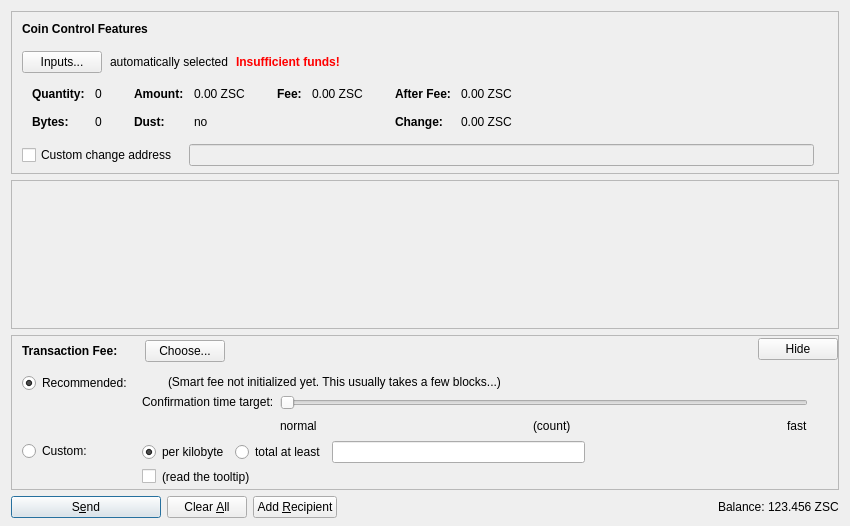
<?xml version="1.0" encoding="UTF-8"?>
<ui version="4.0">
 <class>SendCoinsDialog</class>
 <widget class="QDialog" name="SendCoinsDialog">
  <property name="geometry">
   <rect>
    <x>0</x>
    <y>0</y>
    <width>850</width>
    <height>526</height>
   </rect>
  </property>
  <property name="windowTitle">
   <string>Send Coins</string>
  </property>
  <layout class="QVBoxLayout" name="verticalLayout" stretch="0,1,0,0">
   <property name="bottomMargin">
    <number>8</number>
   </property>
   <item>
    <widget class="QFrame" name="frameCoinControl">
     <property name="sizePolicy">
      <sizepolicy hsizetype="Expanding" vsizetype="Expanding">
       <horstretch>0</horstretch>
       <verstretch>0</verstretch>
      </sizepolicy>
     </property>
     <property name="maximumSize">
      <size>
       <width>16777215</width>
       <height>16777215</height>
      </size>
     </property>
     <property name="frameShape">
      <enum>QFrame::StyledPanel</enum>
     </property>
     <property name="frameShadow">
      <enum>QFrame::Sunken</enum>
     </property>
     <layout class="QVBoxLayout" name="verticalLayoutCoinControl2">
      <property name="spacing">
       <number>0</number>
      </property>
      <property name="leftMargin">
       <number>0</number>
      </property>
      <property name="topMargin">
       <number>0</number>
      </property>
      <property name="rightMargin">
       <number>0</number>
      </property>
      <property name="bottomMargin">
       <number>6</number>
      </property>
      <item>
       <layout class="QVBoxLayout" name="verticalLayoutCoinControl" stretch="0,0,0,0,1">
        <property name="spacing">
         <number>0</number>
        </property>
        <property name="leftMargin">
         <number>10</number>
        </property>
        <property name="topMargin">
         <number>10</number>
        </property>
        <item>
         <layout class="QHBoxLayout" name="horizontalLayoutCoinControl1">
          <property name="bottomMargin">
           <number>15</number>
          </property>
          <item>
           <widget class="QLabel" name="labelCoinControlFeatures">
            <property name="sizePolicy">
             <sizepolicy hsizetype="Preferred" vsizetype="Maximum">
              <horstretch>0</horstretch>
              <verstretch>0</verstretch>
             </sizepolicy>
            </property>
            <property name="font">
             <font>
              <weight>75</weight>
              <bold>true</bold>
             </font>
            </property>
            <property name="styleSheet">
             <string notr="true">font-weight:bold;</string>
            </property>
            <property name="text">
             <string>Coin Control Features</string>
            </property>
           </widget>
          </item>
         </layout>
        </item>
        <item>
         <layout class="QHBoxLayout" name="horizontalLayoutCoinControl2" stretch="0,0,0,0">
          <property name="spacing">
           <number>8</number>
          </property>
          <property name="bottomMargin">
           <number>10</number>
          </property>
          <item>
           <widget class="QPushButton" name="pushButtonCoinControl">
            <property name="styleSheet">
             <string notr="true"/>
            </property>
            <property name="text">
             <string>Inputs...</string>
            </property>
            <property name="autoDefault">
             <bool>false</bool>
            </property>
           </widget>
          </item>
          <item>
           <widget class="QLabel" name="labelCoinControlAutomaticallySelected">
            <property name="text">
             <string>automatically selected</string>
            </property>
            <property name="margin">
             <number>5</number>
            </property>
           </widget>
          </item>
          <item>
           <widget class="QLabel" name="labelCoinControlInsuffFunds">
            <property name="font">
             <font>
              <weight>75</weight>
              <bold>true</bold>
             </font>
            </property>
            <property name="styleSheet">
             <string notr="true">color:red;font-weight:bold;</string>
            </property>
            <property name="text">
             <string>Insufficient funds!</string>
            </property>
            <property name="margin">
             <number>5</number>
            </property>
           </widget>
          </item>
          <item>
           <spacer name="horizontalSpacerCoinControl">
            <property name="orientation">
             <enum>Qt::Horizontal</enum>
            </property>
            <property name="sizeHint" stdset="0">
             <size>
              <width>40</width>
              <height>1</height>
             </size>
            </property>
           </spacer>
          </item>
         </layout>
        </item>
        <item>
         <widget class="QWidget" name="widgetCoinControl" native="true">
          <property name="sizePolicy">
           <sizepolicy hsizetype="Preferred" vsizetype="Preferred">
            <horstretch>0</horstretch>
            <verstretch>0</verstretch>
           </sizepolicy>
          </property>
          <property name="minimumSize">
           <size>
            <width>0</width>
            <height>0</height>
           </size>
          </property>
          <property name="styleSheet">
           <string notr="true"/>
          </property>
          <layout class="QHBoxLayout" name="horizontalLayoutCoinControl5">
           <property name="leftMargin">
            <number>0</number>
           </property>
           <property name="topMargin">
            <number>0</number>
           </property>
           <property name="rightMargin">
            <number>0</number>
           </property>
           <property name="bottomMargin">
            <number>0</number>
           </property>
           <item>
            <layout class="QHBoxLayout" name="horizontalLayoutCoinControl3" stretch="0,0,0,1">
             <property name="spacing">
              <number>20</number>
             </property>
             <property name="topMargin">
              <number>0</number>
             </property>
             <property name="bottomMargin">
              <number>10</number>
             </property>
             <item>
              <layout class="QFormLayout" name="formLayoutCoinControl1">
               <property name="horizontalSpacing">
                <number>10</number>
               </property>
               <property name="verticalSpacing">
                <number>14</number>
               </property>
               <property name="leftMargin">
                <number>10</number>
               </property>
               <property name="topMargin">
                <number>4</number>
               </property>
               <property name="rightMargin">
                <number>6</number>
               </property>
               <item row="0" column="0">
                <widget class="QLabel" name="labelCoinControlQuantityText">
                 <property name="font">
                  <font>
                   <weight>75</weight>
                   <bold>true</bold>
                  </font>
                 </property>
                 <property name="text">
                  <string>Quantity:</string>
                 </property>
                 <property name="margin">
                  <number>0</number>
                 </property>
                </widget>
               </item>
               <item row="0" column="1">
                <widget class="QLabel" name="labelCoinControlQuantity">
                 <property name="cursor">
                  <cursorShape>IBeamCursor</cursorShape>
                 </property>
                 <property name="contextMenuPolicy">
                  <enum>Qt::ActionsContextMenu</enum>
                 </property>
                 <property name="text">
                  <string notr="true">0</string>
                 </property>
                 <property name="margin">
                  <number>0</number>
                 </property>
                 <property name="textInteractionFlags">
                  <set>Qt::LinksAccessibleByMouse|Qt::TextSelectableByKeyboard|Qt::TextSelectableByMouse</set>
                 </property>
                </widget>
               </item>
               <item row="1" column="0">
                <widget class="QLabel" name="labelCoinControlBytesText">
                 <property name="font">
                  <font>
                   <weight>75</weight>
                   <bold>true</bold>
                  </font>
                 </property>
                 <property name="text">
                  <string>Bytes:</string>
                 </property>
                </widget>
               </item>
               <item row="1" column="1">
                <widget class="QLabel" name="labelCoinControlBytes">
                 <property name="cursor">
                  <cursorShape>IBeamCursor</cursorShape>
                 </property>
                 <property name="contextMenuPolicy">
                  <enum>Qt::ActionsContextMenu</enum>
                 </property>
                 <property name="text">
                  <string notr="true">0</string>
                 </property>
                 <property name="textInteractionFlags">
                  <set>Qt::LinksAccessibleByMouse|Qt::TextSelectableByKeyboard|Qt::TextSelectableByMouse</set>
                 </property>
                </widget>
               </item>
              </layout>
             </item>
             <item>
              <layout class="QFormLayout" name="formLayoutCoinControl2">
               <property name="horizontalSpacing">
                <number>10</number>
               </property>
               <property name="verticalSpacing">
                <number>14</number>
               </property>
               <property name="leftMargin">
                <number>6</number>
               </property>
               <property name="topMargin">
                <number>4</number>
               </property>
               <property name="rightMargin">
                <number>6</number>
               </property>
               <item row="0" column="0">
                <widget class="QLabel" name="labelCoinControlAmountText">
                 <property name="font">
                  <font>
                   <weight>75</weight>
                   <bold>true</bold>
                  </font>
                 </property>
                 <property name="text">
                  <string>Amount:</string>
                 </property>
                 <property name="margin">
                  <number>0</number>
                 </property>
                </widget>
               </item>
               <item row="0" column="1">
                <widget class="QLabel" name="labelCoinControlAmount">
                 <property name="cursor">
                  <cursorShape>IBeamCursor</cursorShape>
                 </property>
                 <property name="contextMenuPolicy">
                  <enum>Qt::ActionsContextMenu</enum>
                 </property>
                 <property name="text">
                  <string notr="true">0.00 ZSC</string>
                 </property>
                 <property name="textInteractionFlags">
                  <set>Qt::LinksAccessibleByMouse|Qt::TextSelectableByKeyboard|Qt::TextSelectableByMouse</set>
                 </property>
                </widget>
               </item>
               <item row="1" column="0">
                <widget class="QLabel" name="labelCoinControlLowOutputText">
                 <property name="font">
                  <font>
                   <weight>75</weight>
                   <bold>true</bold>
                  </font>
                 </property>
                 <property name="text">
                  <string>Dust:</string>
                 </property>
                </widget>
               </item>
               <item row="1" column="1">
                <widget class="QLabel" name="labelCoinControlLowOutput">
                 <property name="cursor">
                  <cursorShape>IBeamCursor</cursorShape>
                 </property>
                 <property name="contextMenuPolicy">
                  <enum>Qt::ActionsContextMenu</enum>
                 </property>
                 <property name="text">
                  <string notr="true">no</string>
                 </property>
                 <property name="textInteractionFlags">
                  <set>Qt::LinksAccessibleByMouse|Qt::TextSelectableByKeyboard|Qt::TextSelectableByMouse</set>
                 </property>
                </widget>
               </item>
              </layout>
             </item>
             <item>
              <layout class="QFormLayout" name="formLayoutCoinControl3">
               <property name="horizontalSpacing">
                <number>10</number>
               </property>
               <property name="verticalSpacing">
                <number>14</number>
               </property>
               <property name="leftMargin">
                <number>6</number>
               </property>
               <property name="topMargin">
                <number>4</number>
               </property>
               <property name="rightMargin">
                <number>6</number>
               </property>
               <item row="0" column="0">
                <widget class="QLabel" name="labelCoinControlFeeText">
                 <property name="font">
                  <font>
                   <weight>75</weight>
                   <bold>true</bold>
                  </font>
                 </property>
                 <property name="text">
                  <string>Fee:</string>
                 </property>
                 <property name="margin">
                  <number>0</number>
                 </property>
                </widget>
               </item>
               <item row="0" column="1">
                <widget class="QLabel" name="labelCoinControlFee">
                 <property name="cursor">
                  <cursorShape>IBeamCursor</cursorShape>
                 </property>
                 <property name="contextMenuPolicy">
                  <enum>Qt::ActionsContextMenu</enum>
                 </property>
                 <property name="text">
                  <string notr="true">0.00 ZSC</string>
                 </property>
                 <property name="textInteractionFlags">
                  <set>Qt::LinksAccessibleByMouse|Qt::TextSelectableByKeyboard|Qt::TextSelectableByMouse</set>
                 </property>
                </widget>
               </item>
              </layout>
             </item>
             <item>
              <layout class="QFormLayout" name="formLayoutCoinControl4">
               <property name="horizontalSpacing">
                <number>10</number>
               </property>
               <property name="verticalSpacing">
                <number>14</number>
               </property>
               <property name="leftMargin">
                <number>6</number>
               </property>
               <property name="topMargin">
                <number>4</number>
               </property>
               <property name="rightMargin">
                <number>6</number>
               </property>
               <item row="0" column="0">
                <widget class="QLabel" name="labelCoinControlAfterFeeText">
                 <property name="font">
                  <font>
                   <weight>75</weight>
                   <bold>true</bold>
                  </font>
                 </property>
                 <property name="text">
                  <string>After Fee:</string>
                 </property>
                 <property name="margin">
                  <number>0</number>
                 </property>
                </widget>
               </item>
               <item row="0" column="1">
                <widget class="QLabel" name="labelCoinControlAfterFee">
                 <property name="cursor">
                  <cursorShape>IBeamCursor</cursorShape>
                 </property>
                 <property name="contextMenuPolicy">
                  <enum>Qt::ActionsContextMenu</enum>
                 </property>
                 <property name="text">
                  <string notr="true">0.00 ZSC</string>
                 </property>
                 <property name="textInteractionFlags">
                  <set>Qt::LinksAccessibleByMouse|Qt::TextSelectableByKeyboard|Qt::TextSelectableByMouse</set>
                 </property>
                </widget>
               </item>
               <item row="1" column="0">
                <widget class="QLabel" name="labelCoinControlChangeText">
                 <property name="font">
                  <font>
                   <weight>75</weight>
                   <bold>true</bold>
                  </font>
                 </property>
                 <property name="text">
                  <string>Change:</string>
                 </property>
                </widget>
               </item>
               <item row="1" column="1">
                <widget class="QLabel" name="labelCoinControlChange">
                 <property name="cursor">
                  <cursorShape>IBeamCursor</cursorShape>
                 </property>
                 <property name="contextMenuPolicy">
                  <enum>Qt::ActionsContextMenu</enum>
                 </property>
                 <property name="text">
                  <string notr="true">0.00 ZSC</string>
                 </property>
                 <property name="textInteractionFlags">
                  <set>Qt::LinksAccessibleByMouse|Qt::TextSelectableByKeyboard|Qt::TextSelectableByMouse</set>
                 </property>
                </widget>
               </item>
              </layout>
             </item>
            </layout>
           </item>
          </layout>
         </widget>
        </item>
        <item>
         <layout class="QHBoxLayout" name="horizontalLayoutCoinControl4" stretch="0,0,0">
          <property name="spacing">
           <number>12</number>
          </property>
          <property name="sizeConstraint">
           <enum>QLayout::SetDefaultConstraint</enum>
          </property>
          <property name="topMargin">
           <number>5</number>
          </property>
          <property name="rightMargin">
           <number>5</number>
          </property>
          <item>
           <widget class="QCheckBox" name="checkBoxCoinControlChange">
            <property name="toolTip">
             <string>If this is activated, but the change address is empty or invalid, change will be sent to a newly generated address.</string>
            </property>
            <property name="text">
             <string>Custom change address</string>
            </property>
           </widget>
          </item>
          <item>
           <widget class="QValidatedLineEdit" name="lineEditCoinControlChange">
            <property name="enabled">
             <bool>false</bool>
            </property>
            <property name="sizePolicy">
             <sizepolicy hsizetype="Expanding" vsizetype="Fixed">
              <horstretch>0</horstretch>
              <verstretch>0</verstretch>
             </sizepolicy>
            </property>
           </widget>
          </item>
          <item>
           <widget class="QLabel" name="labelCoinControlChangeLabel">
            <property name="sizePolicy">
             <sizepolicy hsizetype="Preferred" vsizetype="Expanding">
              <horstretch>0</horstretch>
              <verstretch>0</verstretch>
             </sizepolicy>
            </property>
            <property name="minimumSize">
             <size>
              <width>0</width>
              <height>0</height>
             </size>
            </property>
            <property name="text">
             <string/>
            </property>
            <property name="margin">
             <number>3</number>
            </property>
           </widget>
          </item>
         </layout>
        </item>
        <item>
         <spacer name="verticalSpacerCoinControl">
          <property name="orientation">
           <enum>Qt::Vertical</enum>
          </property>
          <property name="sizeHint" stdset="0">
           <size>
            <width>800</width>
            <height>1</height>
           </size>
          </property>
         </spacer>
        </item>
       </layout>
      </item>
     </layout>
    </widget>
   </item>
   <item>
    <widget class="QScrollArea" name="scrollArea">
     <property name="widgetResizable">
      <bool>true</bool>
     </property>
     <widget class="QWidget" name="scrollAreaWidgetContents">
      <property name="geometry">
       <rect>
        <x>0</x>
        <y>0</y>
        <width>830</width>
        <height>104</height>
       </rect>
      </property>
      <layout class="QVBoxLayout" name="verticalLayout_2" stretch="0,1">
       <property name="leftMargin">
        <number>0</number>
       </property>
       <property name="topMargin">
        <number>0</number>
       </property>
       <property name="rightMargin">
        <number>0</number>
       </property>
       <property name="bottomMargin">
        <number>0</number>
       </property>
       <item>
        <layout class="QVBoxLayout" name="entries">
         <property name="spacing">
          <number>6</number>
         </property>
        </layout>
       </item>
       <item>
        <spacer name="verticalSpacer">
         <property name="orientation">
          <enum>Qt::Vertical</enum>
         </property>
         <property name="sizeHint" stdset="0">
          <size>
           <width>20</width>
           <height>40</height>
          </size>
         </property>
        </spacer>
       </item>
      </layout>
     </widget>
    </widget>
   </item>
   <item>
    <widget class="QFrame" name="frameFee">
     <property name="sizePolicy">
      <sizepolicy hsizetype="Expanding" vsizetype="Expanding">
       <horstretch>0</horstretch>
       <verstretch>0</verstretch>
      </sizepolicy>
     </property>
     <property name="maximumSize">
      <size>
       <width>16777215</width>
       <height>16777215</height>
      </size>
     </property>
     <property name="frameShape">
      <enum>QFrame::StyledPanel</enum>
     </property>
     <property name="frameShadow">
      <enum>QFrame::Sunken</enum>
     </property>
     <layout class="QVBoxLayout" name="verticalLayoutFee1">
      <property name="spacing">
       <number>0</number>
      </property>
      <property name="leftMargin">
       <number>0</number>
      </property>
      <property name="topMargin">
       <number>0</number>
      </property>
      <property name="rightMargin">
       <number>0</number>
      </property>
      <property name="bottomMargin">
       <number>0</number>
      </property>
      <item>
       <layout class="QVBoxLayout" name="verticalLayoutFee2" stretch="0,0,0">
        <property name="spacing">
         <number>0</number>
        </property>
        <property name="leftMargin">
         <number>10</number>
        </property>
        <property name="topMargin">
         <number>0</number>
        </property>
        <item>
         <layout class="QHBoxLayout" name="horizontalLayoutFee1">
          <property name="bottomMargin">
           <number>0</number>
          </property>
          <item>
           <layout class="QVBoxLayout" name="verticalLayoutFee7">
            <property name="spacing">
             <number>0</number>
            </property>
            <item>
             <spacer name="verticalSpacerSmartFee">
              <property name="orientation">
               <enum>Qt::Vertical</enum>
              </property>
              <property name="sizeType">
               <enum>QSizePolicy::Fixed</enum>
              </property>
              <property name="sizeHint" stdset="0">
               <size>
                <width>1</width>
                <height>4</height>
               </size>
              </property>
             </spacer>
            </item>
            <item>
             <layout class="QHBoxLayout" name="horizontalLayoutSmartFee">
              <property name="spacing">
               <number>10</number>
              </property>
              <item>
               <widget class="QLabel" name="labelFeeHeadline">
                <property name="sizePolicy">
                 <sizepolicy hsizetype="Preferred" vsizetype="Maximum">
                  <horstretch>0</horstretch>
                  <verstretch>0</verstretch>
                 </sizepolicy>
                </property>
                <property name="font">
                 <font>
                  <weight>75</weight>
                  <bold>true</bold>
                 </font>
                </property>
                <property name="styleSheet">
                 <string notr="true">font-weight:bold;</string>
                </property>
                <property name="text">
                 <string>Transaction Fee:</string>
                </property>
               </widget>
              </item>
              <item>
               <widget class="QLabel" name="labelFeeMinimized">
                <property name="text">
                 <string/>
                </property>
               </widget>
              </item>
              <item>
               <widget class="QPushButton" name="buttonChooseFee">
                <property name="text">
                 <string>Choose...</string>
                </property>
               </widget>
              </item>
             </layout>
            </item>
            <item>
             <spacer name="verticalSpacer_5">
              <property name="orientation">
               <enum>Qt::Vertical</enum>
              </property>
              <property name="sizeHint" stdset="0">
               <size>
                <width>1</width>
                <height>1</height>
               </size>
              </property>
             </spacer>
            </item>
           </layout>
          </item>
          <item>
           <spacer name="horizontalSpacer_4">
            <property name="orientation">
             <enum>Qt::Horizontal</enum>
            </property>
            <property name="sizeHint" stdset="0">
             <size>
              <width>40</width>
              <height>20</height>
             </size>
            </property>
           </spacer>
          </item>
          <item>
           <widget class="QPushButton" name="buttonMinimizeFee">
            <property name="toolTip">
             <string>collapse fee-settings</string>
            </property>
            <property name="text">
             <string>Hide</string>
            </property>
           </widget>
          </item>
         </layout>
        </item>
        <item>
         <widget class="QFrame" name="frameFeeSelection">
          <layout class="QVBoxLayout" name="verticalLayoutFee12">
           <property name="spacing">
            <number>0</number>
           </property>
           <property name="leftMargin">
            <number>0</number>
           </property>
           <property name="topMargin">
            <number>0</number>
           </property>
           <property name="rightMargin">
            <number>0</number>
           </property>
           <property name="bottomMargin">
            <number>0</number>
           </property>
           <item>
            <layout class="QGridLayout" name="gridLayoutFee">
             <property name="topMargin">
              <number>10</number>
             </property>
             <property name="bottomMargin">
              <number>4</number>
             </property>
             <property name="horizontalSpacing">
              <number>10</number>
             </property>
             <property name="verticalSpacing">
              <number>4</number>
             </property>
             <item row="1" column="1">
              <layout class="QVBoxLayout" name="verticalLayoutFee8">
               <property name="spacing">
                <number>6</number>
               </property>
               <item>
                <layout class="QHBoxLayout" name="horizontalLayoutFee13">
                 <item>
                  <widget class="QRadioButton" name="radioCustomPerKilobyte">
                   <property name="toolTip">
                    <string>If the custom fee is set to 1000 satoshis and the transaction is only 250 bytes, then &quot;per kilobyte&quot; only pays 250 satoshis in fee, while &quot;total at least&quot; pays 1000 satoshis. For transactions bigger than a kilobyte both pay by kilobyte.</string>
                   </property>
                   <property name="text">
                    <string>per kilobyte</string>
                   </property>
                   <property name="checked">
                    <bool>true</bool>
                   </property>
                   <attribute name="buttonGroup">
                    <string notr="true">groupCustomFee</string>
                   </attribute>
                  </widget>
                 </item>
                 <item>
                  <widget class="QRadioButton" name="radioCustomAtLeast">
                   <property name="toolTip">
                    <string>If the custom fee is set to 1000 satoshis and the transaction is only 250 bytes, then &quot;per kilobyte&quot; only pays 250 satoshis in fee, while &quot;total at least&quot; pays 1000 satoshis. For transactions bigger than a kilobyte both pay by kilobyte.</string>
                   </property>
                   <property name="text">
                    <string>total at least</string>
                   </property>
                   <attribute name="buttonGroup">
                    <string notr="true">groupCustomFee</string>
                   </attribute>
                  </widget>
                 </item>
                 <item>
                  <widget class="BitcoinAmountField" name="customFee"/>
                 </item>
                 <item>
                  <spacer name="horizontalSpacer_6">
                   <property name="orientation">
                    <enum>Qt::Horizontal</enum>
                   </property>
                   <property name="sizeHint" stdset="0">
                    <size>
                     <width>1</width>
                     <height>1</height>
                    </size>
                   </property>
                  </spacer>
                 </item>
                </layout>
               </item>
               <item>
                <layout class="QHBoxLayout" name="horizontalLayoutFee8">
                 <item>
                  <widget class="QCheckBox" name="checkBoxMinimumFee">
                   <property name="toolTip">
                    <string>Paying only the minimum fee is just fine as long as there is less transaction volume than space in the blocks. But be aware that this can end up in a never confirming transaction once there is more demand for zeuscoin transactions than the network can process.</string>
                   </property>
                   <property name="text">
                    <string/>
                   </property>
                  </widget>
                 </item>
                 <item>
                  <widget class="QLabel" name="labelMinFeeWarning">
                   <property name="enabled">
                    <bool>true</bool>
                   </property>
                   <property name="toolTip">
                    <string>Paying only the minimum fee is just fine as long as there is less transaction volume than space in the blocks. But be aware that this can end up in a never confirming transaction once there is more demand for zeuscoin transactions than the network can process.</string>
                   </property>
                   <property name="text">
                    <string>(read the tooltip)</string>
                   </property>
                   <property name="margin">
                    <number>5</number>
                   </property>
                  </widget>
                 </item>
                 <item>
                  <spacer name="horizontalSpacer_2">
                   <property name="orientation">
                    <enum>Qt::Horizontal</enum>
                   </property>
                   <property name="sizeHint" stdset="0">
                    <size>
                     <width>1</width>
                     <height>1</height>
                    </size>
                   </property>
                  </spacer>
                 </item>
                </layout>
               </item>
              </layout>
             </item>
             <item row="0" column="0">
              <layout class="QVBoxLayout" name="verticalLayoutFee4" stretch="0,1">
               <item>
                <widget class="QRadioButton" name="radioSmartFee">
                 <property name="text">
                  <string>Recommended:</string>
                 </property>
                 <property name="checked">
                  <bool>true</bool>
                 </property>
                 <attribute name="buttonGroup">
                  <string notr="true">groupFee</string>
                 </attribute>
                </widget>
               </item>
               <item>
                <spacer name="verticalSpacer_2">
                 <property name="orientation">
                  <enum>Qt::Vertical</enum>
                 </property>
                 <property name="sizeHint" stdset="0">
                  <size>
                   <width>1</width>
                   <height>1</height>
                  </size>
                 </property>
                </spacer>
               </item>
              </layout>
             </item>
             <item row="1" column="0">
              <layout class="QVBoxLayout" name="verticalLayoutFee9" stretch="0,1">
               <item>
                <widget class="QRadioButton" name="radioCustomFee">
                 <property name="text">
                  <string>Custom:</string>
                 </property>
                 <attribute name="buttonGroup">
                  <string notr="true">groupFee</string>
                 </attribute>
                </widget>
               </item>
               <item>
                <spacer name="verticalSpacer_6">
                 <property name="orientation">
                  <enum>Qt::Vertical</enum>
                 </property>
                 <property name="sizeHint" stdset="0">
                  <size>
                   <width>1</width>
                   <height>1</height>
                  </size>
                 </property>
                </spacer>
               </item>
              </layout>
             </item>
             <item row="0" column="1">
              <layout class="QVBoxLayout" name="verticalLayoutFee3" stretch="0,0,1">
               <property name="spacing">
                <number>6</number>
               </property>
               <property name="topMargin">
                <number>2</number>
               </property>
               <item>
                <layout class="QHBoxLayout" name="horizontalLayoutFee12">
                 <item>
                  <widget class="QLabel" name="labelSmartFee">
                   <property name="text">
                    <string/>
                   </property>
                   <property name="margin">
                    <number>2</number>
                   </property>
                  </widget>
                 </item>
                 <item>
                  <widget class="QLabel" name="labelFeeEstimation">
                   <property name="text">
                    <string/>
                   </property>
                  </widget>
                 </item>
                 <item>
                  <widget class="QLabel" name="labelSmartFee2">
                   <property name="text">
                    <string>(Smart fee not initialized yet. This usually takes a few blocks...)</string>
                   </property>
                   <property name="margin">
                    <number>2</number>
                   </property>
                  </widget>
                 </item>
                 <item>
                  <spacer name="horizontalSpacer_5">
                   <property name="orientation">
                    <enum>Qt::Horizontal</enum>
                   </property>
                   <property name="sizeHint" stdset="0">
                    <size>
                     <width>1</width>
                     <height>1</height>
                    </size>
                   </property>
                  </spacer>
                 </item>
                </layout>
               </item>
               <item>
                <layout class="QHBoxLayout" name="horizontalLayoutFee9">
                 <item>
                  <layout class="QVBoxLayout" name="verticalLayoutFee6">
                   <item>
                    <widget class="QLabel" name="labelSmartFee3">
                     <property name="text">
                      <string>Confirmation time target:</string>
                     </property>
                     <property name="margin">
                      <number>2</number>
                     </property>
                    </widget>
                   </item>
                   <item>
                    <spacer name="verticalSpacer_3">
                     <property name="orientation">
                      <enum>Qt::Vertical</enum>
                     </property>
                     <property name="sizeHint" stdset="0">
                      <size>
                       <width>1</width>
                       <height>1</height>
                      </size>
                     </property>
                    </spacer>
                   </item>
                  </layout>
                 </item>
                 <item>
                  <layout class="QVBoxLayout" name="verticalLayoutFee5">
                   <property name="rightMargin">
                    <number>30</number>
                   </property>
                   <item>
                    <widget class="QSlider" name="sliderSmartFee">
                     <property name="minimum">
                      <number>0</number>
                     </property>
                     <property name="maximum">
                      <number>23</number>
                     </property>
                     <property name="pageStep">
                      <number>1</number>
                     </property>
                     <property name="value">
                      <number>0</number>
                     </property>
                     <property name="orientation">
                      <enum>Qt::Horizontal</enum>
                     </property>
                     <property name="invertedAppearance">
                      <bool>false</bool>
                     </property>
                     <property name="invertedControls">
                      <bool>false</bool>
                     </property>
                     <property name="tickPosition">
                      <enum>QSlider::NoTicks</enum>
                     </property>
                    </widget>
                   </item>
                   <item>
                    <layout class="QHBoxLayout" name="horizontalLayoutFee10">
                     <item>
                      <widget class="QLabel" name="labelSmartFeeNormal">
                       <property name="text">
                        <string>normal</string>
                       </property>
                      </widget>
                     </item>
                     <item>
                      <spacer name="horizontalSpacer_7">
                       <property name="orientation">
                        <enum>Qt::Horizontal</enum>
                       </property>
                       <property name="sizeHint" stdset="0">
                        <size>
                         <width>40</width>
                         <height>20</height>
                        </size>
                       </property>
                      </spacer>
                     </item>
                     <item>
                      <widget class="QLabel" name="confirmationTargetLabel">
                       <property name="text">
                        <string notr="true">(count)</string>
                       </property>
                      </widget>
                     </item>
                     <item>
                      <spacer name="horizontalSpacer_3">
                       <property name="orientation">
                        <enum>Qt::Horizontal</enum>
                       </property>
                       <property name="sizeHint" stdset="0">
                        <size>
                         <width>40</width>
                         <height>20</height>
                        </size>
                       </property>
                      </spacer>
                     </item>
                     <item>
                      <widget class="QLabel" name="labelSmartFeeFast">
                       <property name="text">
                        <string>fast</string>
                       </property>
                      </widget>
                     </item>
                    </layout>
                   </item>
                  </layout>
                 </item>
                </layout>
               </item>
               <item>
                <spacer name="verticalSpacer_4">
                 <property name="orientation">
                  <enum>Qt::Vertical</enum>
                 </property>
                 <property name="sizeHint" stdset="0">
                  <size>
                   <width>1</width>
                   <height>1</height>
                  </size>
                 </property>
                </spacer>
               </item>
              </layout>
             </item>
            </layout>
           </item>
          </layout>
         </widget>
        </item>
        <item>
         <spacer name="verticalSpacerFee">
          <property name="orientation">
           <enum>Qt::Vertical</enum>
          </property>
          <property name="sizeHint" stdset="0">
           <size>
            <width>800</width>
            <height>1</height>
           </size>
          </property>
         </spacer>
        </item>
       </layout>
      </item>
     </layout>
    </widget>
   </item>
   <item>
    <layout class="QHBoxLayout" name="horizontalLayout">
     <item>
      <widget class="QPushButton" name="sendButton">
       <property name="minimumSize">
        <size>
         <width>150</width>
         <height>0</height>
        </size>
       </property>
       <property name="toolTip">
        <string>Confirm the send action</string>
       </property>
       <property name="text">
        <string>S&amp;end</string>
       </property>
       <property name="icon">
        <iconset resource="../bitcoin.qrc">
         <normaloff>:/icons/send</normaloff>:/icons/send</iconset>
       </property>
       <property name="autoDefault">
        <bool>false</bool>
       </property>
       <property name="default">
        <bool>true</bool>
       </property>
      </widget>
     </item>
     <item>
      <widget class="QPushButton" name="clearButton">
       <property name="sizePolicy">
        <sizepolicy hsizetype="Minimum" vsizetype="Fixed">
         <horstretch>0</horstretch>
         <verstretch>0</verstretch>
        </sizepolicy>
       </property>
       <property name="toolTip">
        <string>Clear all fields of the form.</string>
       </property>
       <property name="text">
        <string>Clear &amp;All</string>
       </property>
       <property name="icon">
        <iconset resource="../bitcoin.qrc">
         <normaloff>:/icons/remove</normaloff>:/icons/remove</iconset>
       </property>
       <property name="autoDefault">
        <bool>false</bool>
       </property>
      </widget>
     </item>
     <item>
      <widget class="QPushButton" name="addButton">
       <property name="toolTip">
        <string>Send to multiple recipients at once</string>
       </property>
       <property name="text">
        <string>Add &amp;Recipient</string>
       </property>
       <property name="icon">
        <iconset resource="../bitcoin.qrc">
         <normaloff>:/icons/add</normaloff>:/icons/add</iconset>
       </property>
       <property name="autoDefault">
        <bool>false</bool>
       </property>
      </widget>
     </item>
     <item>
      <spacer name="horizontalSpacer">
       <property name="orientation">
        <enum>Qt::Horizontal</enum>
       </property>
       <property name="sizeHint" stdset="0">
        <size>
         <width>40</width>
         <height>20</height>
        </size>
       </property>
      </spacer>
     </item>
     <item>
      <layout class="QHBoxLayout" name="horizontalLayout_2">
       <property name="spacing">
        <number>3</number>
       </property>
       <item>
        <widget class="QLabel" name="label">
         <property name="sizePolicy">
          <sizepolicy hsizetype="Preferred" vsizetype="Fixed">
           <horstretch>0</horstretch>
           <verstretch>0</verstretch>
          </sizepolicy>
         </property>
         <property name="text">
          <string>Balance:</string>
         </property>
        </widget>
       </item>
       <item>
        <widget class="QLabel" name="labelBalance">
         <property name="sizePolicy">
          <sizepolicy hsizetype="Preferred" vsizetype="Fixed">
           <horstretch>0</horstretch>
           <verstretch>0</verstretch>
          </sizepolicy>
         </property>
         <property name="cursor">
          <cursorShape>IBeamCursor</cursorShape>
         </property>
         <property name="text">
          <string notr="true">123.456 ZSC</string>
         </property>
         <property name="textInteractionFlags">
          <set>Qt::LinksAccessibleByMouse|Qt::TextSelectableByKeyboard|Qt::TextSelectableByMouse</set>
         </property>
        </widget>
       </item>
      </layout>
     </item>
    </layout>
   </item>
  </layout>
 </widget>
 <customwidgets>
  <customwidget>
   <class>QValidatedLineEdit</class>
   <extends>QLineEdit</extends>
   <header>qvalidatedlineedit.h</header>
  </customwidget>
  <customwidget>
   <class>BitcoinAmountField</class>
   <extends>QLineEdit</extends>
   <header>bitcoinamountfield.h</header>
   <container>1</container>
  </customwidget>
 </customwidgets>
 <resources>
  <include location="../bitcoin.qrc"/>
 </resources>
 <connections/>
 <buttongroups>
  <buttongroup name="groupFee"/>
  <buttongroup name="groupCustomFee"/>
 </buttongroups>
</ui>
